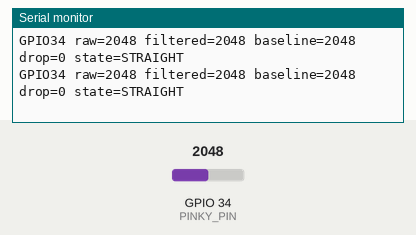
Bench run of a sketch on a simulated ESP32. On the bench: the last lines printed to the serial monitor. The test bench sets the inputs (shaded band); at power-on: GPIO 34 (PINKY_PIN) = 2048 (analog values on the 0–4095 scale).

Above: at 2.0 s.
2.1 s: GPIO 34 (PINKY_PIN) set to 2866
At 2.41 s:
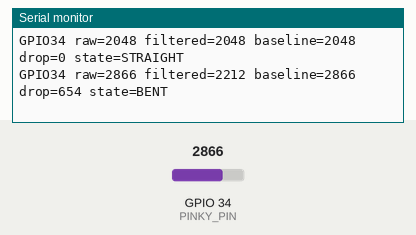
3.9 s: GPIO 34 (PINKY_PIN) set to 3603
At 7.2 s:
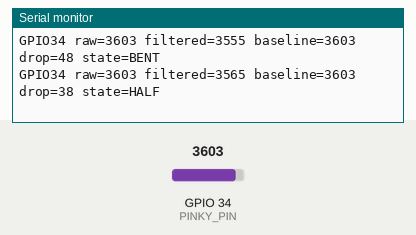
Timing chart, 0 to 8.7 s (numbered marks = the images above; inputs shaded):
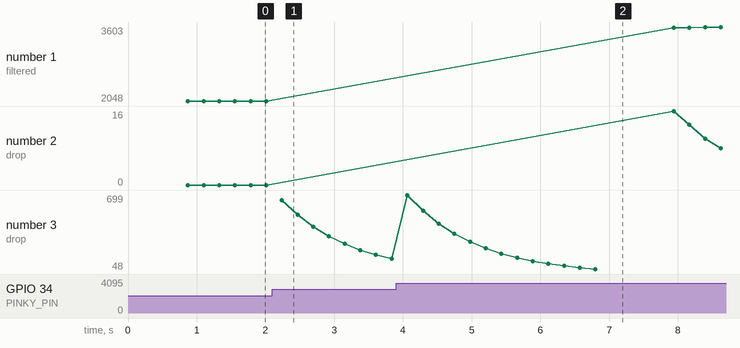

Measured:
- after the input at 2.1 s, the serial monitor: prints a new line after 0.14 s (image 1)
- after the input at 3.9 s, the serial monitor: prints a new line after 0.16 s (image 2)
- plotted number 1: 2048 → 3603 after the input at 3.9 s
- plotted number 3: 137 → 48 after the input at 3.9 s

The sketch:

PinkyCurrentConnectionDetector.ino
```cpp
/*
  Pinky GPIO34 detector for the current high-side connection.

  This is a temporary diagnostic. It tries to detect bend from a GPIO34 raw drop
  below the observed straight/high baseline. A proper voltage divider is still
  recommended:
    3V3 -> flex sensor -> GPIO34 -> 10k resistor -> GND

  If this sketch stays near 4095 with only tiny changes, the current connection
  cannot provide reliable bend detection.
*/

#include <Arduino.h>

const int PINKY_PIN = 34;
const int SAMPLE_COUNT = 32;
const int BENT_DROP_THRESHOLD = 45;
const int HALF_BENT_DROP_THRESHOLD = 20;

float smoothedRaw = 0.0f;
int straightBaseline = 0;
bool baselineReady = false;

int readAverage() {
  long total = 0;
  for (int i = 0; i < SAMPLE_COUNT; i++) {
    total += analogRead(PINKY_PIN);
    delay(2);
  }
  return total / SAMPLE_COUNT;
}

void setup() {
  Serial.begin(115200);
  delay(800);

  analogReadResolution(12);
  pinMode(PINKY_PIN, INPUT);
  analogSetPinAttenuation(PINKY_PIN, ADC_11db);

  Serial.println();
  Serial.println("Pinky GPIO34 current-connection bend detector");
  Serial.println("Hold pinky straight for 3 seconds, then bend and release slowly.");
}

void loop() {
  const int raw = readAverage();

  if (!baselineReady) {
    smoothedRaw = raw;
    straightBaseline = raw;
    baselineReady = true;
  } else {
    smoothedRaw = (0.20f * raw) + (0.80f * smoothedRaw);
    if (raw > straightBaseline) {
      straightBaseline = raw;
    }
  }

  const int filtered = (int)(smoothedRaw + 0.5f);
  const int drop = straightBaseline - filtered;
  const char *state = "STRAIGHT";

  if (drop >= BENT_DROP_THRESHOLD) {
    state = "BENT";
  } else if (drop >= HALF_BENT_DROP_THRESHOLD) {
    state = "HALF";
  }

  Serial.print("GPIO34 raw=");
  Serial.print(raw);
  Serial.print(" filtered=");
  Serial.print(filtered);
  Serial.print(" baseline=");
  Serial.print(straightBaseline);
  Serial.print(" drop=");
  Serial.print(drop);
  Serial.print(" state=");
  Serial.println(state);

  delay(160);
}
```
